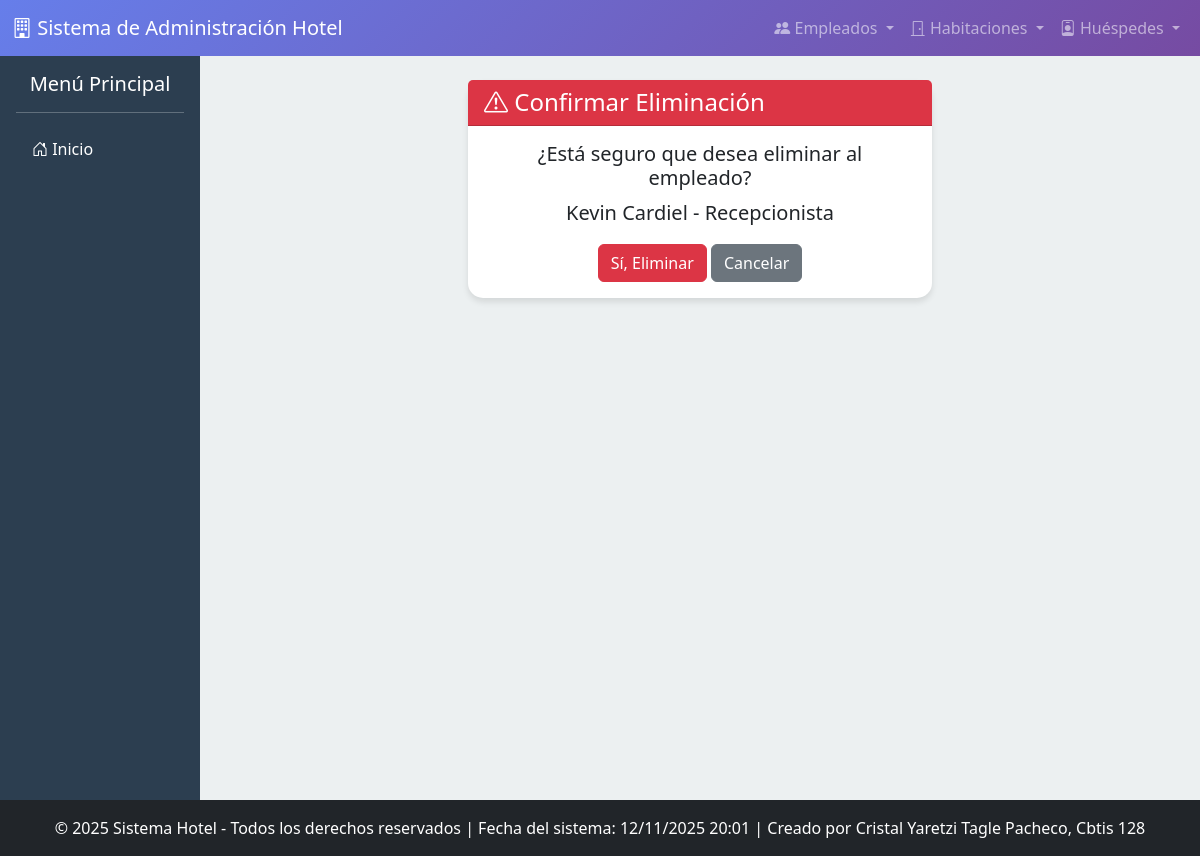
Screenshot of /empleados/borrar/3/ with the database file from the repository.
### app_Hotel/models.py (models this page shows, shortened)
class Empleado(models.Model):
    CARGOS = (
        ('GER', 'Gerente'),
        ('REC', 'Recepcionista'),
        ('LIM', 'Personal de Limpieza'),
        ('OTR', 'Otro'),
    )
    TURNOS = (
        ('MAN', 'Mañana'),
        ('TAR', 'Tarde'),
        ('NOCH', 'Noche'),
    )
    nombre = models.CharField(max_length=100)
    apellido = models.CharField(max_length=100)
    cargo = models.CharField(max_length=3, choices=CARGOS, default='OTR')
    fecha_contratacion = models.DateField()
    salario = models.DecimalField(max_digits=10, decimal_places=2)
    turno = models.CharField(max_length=4, choices=TURNOS)
    telefono = models.CharField(max_length=15, unique=True)
    class Meta:
        verbose_name_plural = "Empleados"
        ordering = ['apellido']

### app_Hotel/views.py (the view)
# urls.py: path('empleados/borrar/<int:empleado_id>/', views.realizar_borrado_empleados, name='realizar_borrado_empleados'),
def realizar_borrado_empleados(request, empleado_id):
    empleado = get_object_or_404(Empleado, id=empleado_id)
    if request.method == 'POST':
        empleado.delete()
        return redirect('ver_empleados')
    return render(request, 'empleados/confirmar_borrado.html', {'empleado': empleado})

### app_Hotel/templates/empleados/confirmar_borrado.html (shortened to what this page needs)
{% extends 'base.html' %}
{% block content %}
<div class="row">
    <div class="col-md-6 mx-auto">
        <div class="card">
            <div class="card-header bg-danger text-white">
                <h4 class="mb-0"><i class="bi bi-exclamation-triangle"></i> Confirmar Eliminación</h4>
            </div>
            <div class="card-body text-center">
                <h5>¿Está seguro que desea eliminar al empleado?</h5>
                <p class="lead">{{ empleado.nombre }} {{ empleado.apellido }} - {{ empleado.get_cargo_display }}</p>
                <form method="POST">
                    <div class="d-grid gap-2 d-md-block">
                        <button type="submit" class="btn btn-danger">Sí, Eliminar</button>
                        <a href="{% url 'borrar_empleados' %}" class="btn btn-secondary">Cancelar</a>
                    </div>
                </form>
            </div>
        </div>
    </div>
</div>
{% endblock %}

### app_Hotel/templates/base.html (style rules this page uses)
body { background-color: #f8f9fa; font-family: 'Segoe UI', Tahoma, Geneva, Verdana, sans-serif; }
.card { border: none; border-radius: 15px; box-shadow: 0 4px 6px rgba(0,0,0,0.1); transition: transform 0.3s ease; }

### rows the page displays
Empleado: nombre "Kevin", apellido "Cardiel", cargo "Recepcionista"
